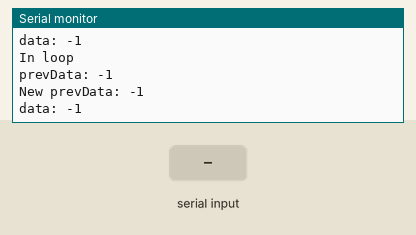
This sketch was run on a simulated ESP8266 (NodeMCU). On the bench: the last lines printed to the serial monitor. The inputs (shaded band) are chosen by the test bench. WiFi joins after 1.5 s; servers stay silent unless stated.

Above: at 2.7 s.
2.8 s: "1" received over the second serial link
At 3.4 s:
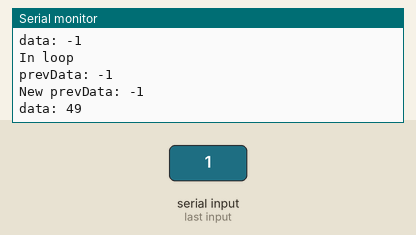
4.3 s: "0" received over the second serial link
At 4.9 s:
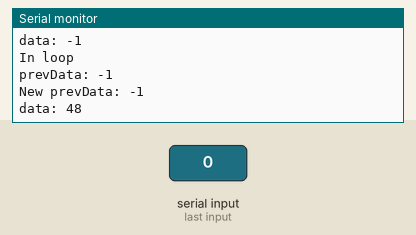
5.8 s: "2" received over the second serial link
At 6.4 s:
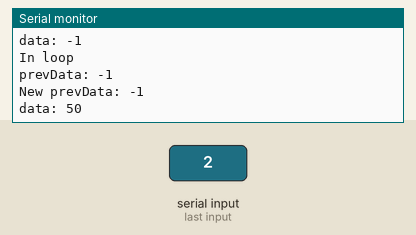
Timing chart, 0 to 8.8 s (numbered marks = the images above; inputs shaded):
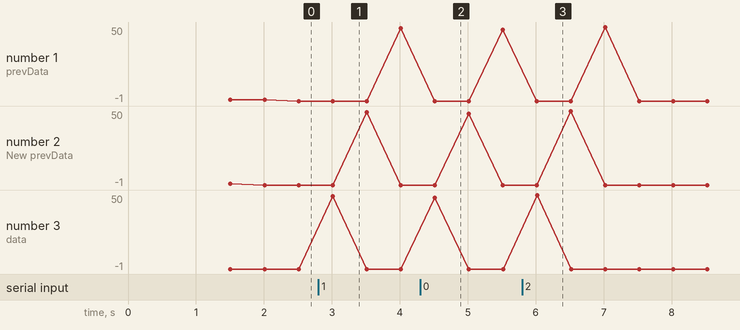

Measured:
- after the input at 2.8 s, the serial monitor: prints a new line after 0.22 s (image 1)
- after the input at 4.3 s, the serial monitor: prints a new line after 0.22 s (image 2)
- after the input at 5.8 s, the serial monitor: prints a new line after 0.22 s (image 3)
- plotted number 1: -1 → 49 after the input at 2.8 s, 49 → 48 after the input at 4.3 s

The sketch:

NodeMCUSide.ino
```cpp
#include <ESP8266WiFi.h>
#include <FirebaseArduino.h>
#include <SoftwareSerial.h>
#include <ArduinoJson.h>

SoftwareSerial s(D6,D5);
#define FIREBASE_HOST "nodemcu-31e7c.firebaseio.com"
#define FIREBASE_AUTH "N9AKR2YBkRgAYXRTJik0NtIMsH7KiTP5EC06xQ1Z"
#define WIFI_SSID "iPhone"
#define WIFI_PASSWORD "ghareisa"
int data;
int prevData=0;
void setup() {
s.begin(9600);
Serial.begin(9600);
pinMode(D6,INPUT);
pinMode(D5,OUTPUT);

// connect to wifi.
  WiFi.begin(WIFI_SSID, WIFI_PASSWORD);
  Serial.print("connecting");
  while (WiFi.status() != WL_CONNECTED) {
    Serial.print(".");
    delay(500);
  }
  Serial.println();
  Serial.print("connected: ");
  Serial.println(WiFi.localIP());

  Firebase.begin(FIREBASE_HOST, FIREBASE_AUTH);
}

void loop() {

  StaticJsonBuffer<200> jsonBuffer;
  JsonObject& root = jsonBuffer.createObject();

  Serial.println("In loop");
  Serial.print("prevData: ");
  Serial.print(prevData);
  Serial.println("");
  prevData=data;
  Serial.print("New prevData: ");
  Serial.print(prevData);
  Serial.println("");
  data=s.read();
  Serial.print("data: ");
  Serial.print(data);
  Serial.println("");

  if (data==1 && data!=prevData){
  // set bool value
  Firebase.remove("spots");
  root["spotNo"] = 1;
  root["status"] = 1;
  root["zoneName"] = "A";
  String name1 = Firebase.push("spots",root);
  Serial.println("Car is present in the parking spot.");

  // handle error
  if (Firebase.failed()) {
      Serial.print("setting failed:");
      Serial.println(Firebase.error());
      return;
  }
  } else if (data==2 && data!=prevData){
    // set bool value
  Firebase.remove("spots");
  root["spotNo"] = 1;
  root["status"] = 2;
  root["zoneName"] = "A";
  String name2 = Firebase.push("spots",root);
  Serial.println("Parking spot is vacant.");
  // handle error
  if (Firebase.failed()) {
      Serial.print("setting failed:");
      Serial.println(Firebase.error());
      return;
  }
  }
  delay(500);
}
```
